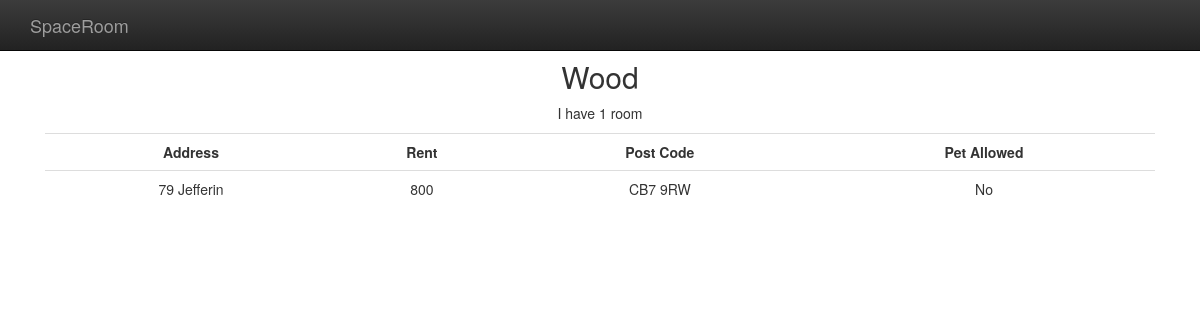
The app's page /room/?id=4 with its own data.
### landlords/models.py (models this page shows, shortened)
class Landlord(models.Model):
	name = models.CharField(max_length=20)
	phone_number = models.CharField(max_length=15) # verbose_name = 'Mobile'
	email = models.EmailField(max_length=255)

class Room(models.Model):
	address = models.CharField(max_length=20)
	rent = models.DecimalField(max_digits=3, decimal_places=0)
	postcode = models.CharField(max_length=50, blank=True)
	pet_allowed = models.BooleanField(default=False)
	landlord = models.ForeignKey(Landlord)
	class Meta:
		ordering = ['rent']

### landlords/views.py (the view)
# urls.py: url(r'^room/$', room),
def room(request):
	if 'id' in request.GET and request.GET['id'] != '':
		landlord = Landlord.objects.get(id=request.GET['id'])
		return render_to_response('room.html', locals())
	else:
		return HttpResponseRedirect("/landlords_list/")

### landlords/templates/room.html (shortened to what this page needs)
<!doctype html>
<html>
    <head>
    	<link rel="stylesheet"
    	href="https://maxcdn.bootstrapcdn.com/bootstrap/3.3.1/css/bootstrap.min.css">
    	<link rel="stylesheet"
    	href="https://maxcdn.bootstrapcdn.com/bootstrap/3.3.1/css/bootstrap-theme.min.css">
    </head>
    <body>
    	<nav class="navbar navbar-inverse navbar-fixed-top"
    	     role="navigation">
    	     <div class="container">
    	     	<div class="navbar-header">
    	     		<a class="navbar-brand" href="#">SpaceRoom</a>
    	     	</div>
    	     </div>
    	</nav>
    	<div class="container">
    		<div class="rooms">
            <h2> {{ landlord.name }} </h2>
            {% if landlord.room_set.all %}
                <p> I have {{ landlord.room_set.all|length }} room </p>
                <table class="table">
                    <tr>
                        <th> Address </th>
                        <th> Rent </th>
                        <th> Post Code </th>
                        <th> Pet Allowed </th>
                    </tr>
                    {% for room in landlord.room_set.all %}
                        <tr>
                            <td> {{ room.address }} </td>
                            <td> {{ room.rent }} </td>
                            <td> {{ room.postcode }} </td>
                            <td> {% if room.pet_allowed %} Yes {% else %} No {% endif %} </td>
                        </tr>
                    {% endfor %}
                </table>
            {% else %}
                <p> I don't have room available currently </p>
            {% endif %}
    	    </div>
        </div>
    </body>
</html>

### landlords/templates/room.html (style rules this page uses)
th { text-align: center; }
div.rooms { text-align: center; padding: 40px 15px; }

### records on screen
Landlord: name "Wood", room_set.all|length "1"
Room: address "79 Jefferin", rent "800", postcode "CB7 9RW", pet_allowed "No"
